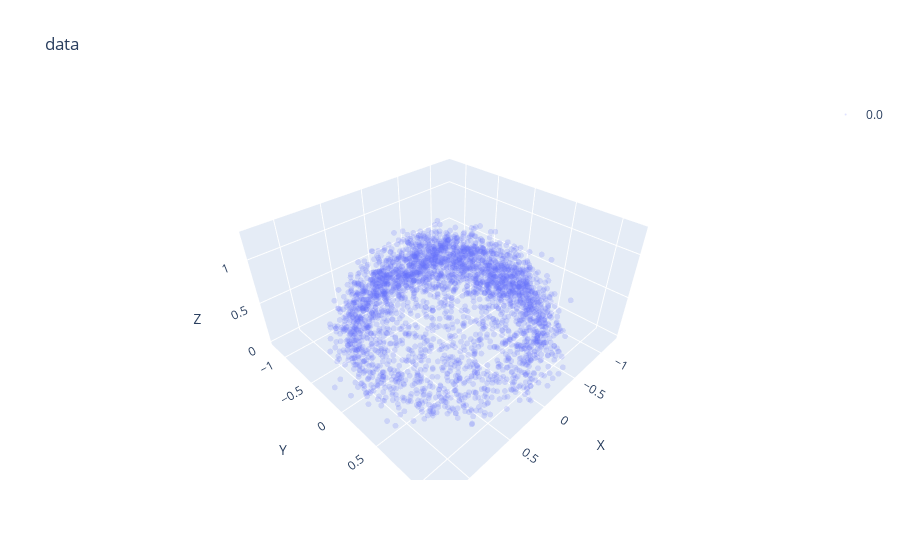

Write notebook code for a chart like this one.
### Code cell
scatter(x, s=2, alpha=0.2, title='data')

### Figure 1 — Plotly figure (JSON) as saved in the notebook; plotly's stock layout.template omitted (floating-point values rounded to 4 significant figures; data arrays with more than 128 entries replaced by an {"elided": "..."} marker saying what was removed)
{"data": [{"marker": {"color": 0, "colorscale": [[0, "#440154"], [0.1111, "#482878"], [0.2222, "#3e4989"], [0.3333, "#31688e"], [0.4444, "#26828e"], [0.5556, "#1f9e89"], [0.6667, "#35b779"], [0.7778, "#6ece58"], [0.8889, "#b5de2b"], [1, "#fde725"]], "opacity": 0.2, "size": 2}, "mode": "markers", "name": "0.0", "type": "scatter3d", "x": {"elided": "3043 float values"}, "y": {"elided": "3043 float values"}, "z": {"elided": "3043 float values"}}], "layout": {"scene": {"xaxis": {"title": {"text": "X"}}, "yaxis": {"title": {"text": "Y"}}, "zaxis": {"title": {"text": "Z"}}}, "showlegend": true, "title": {"text": "data"}}}
